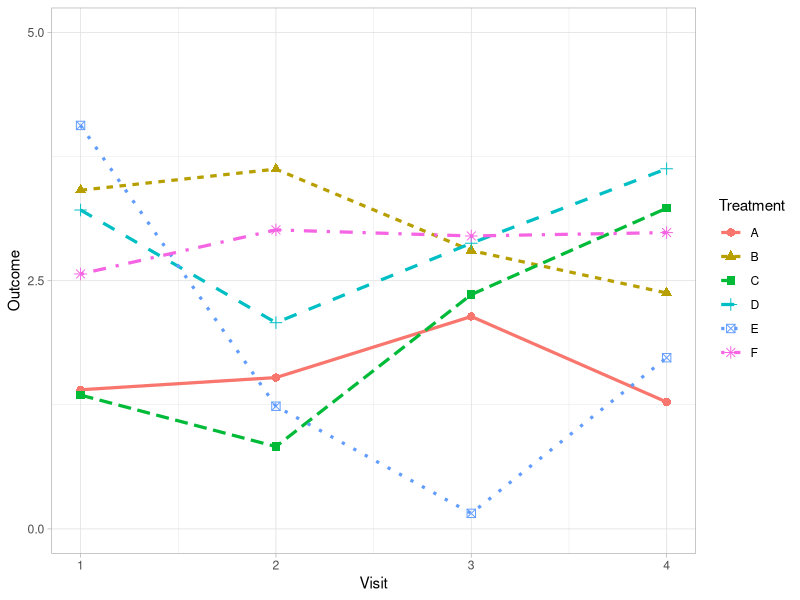
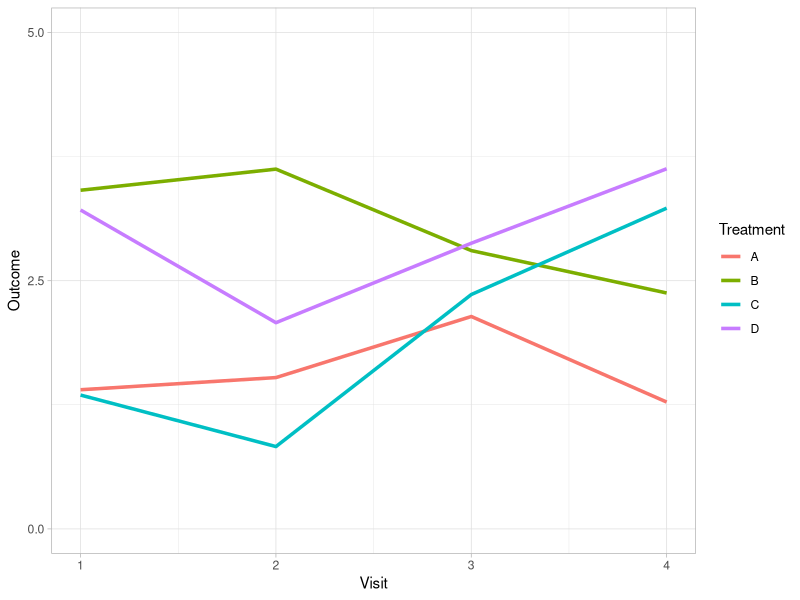
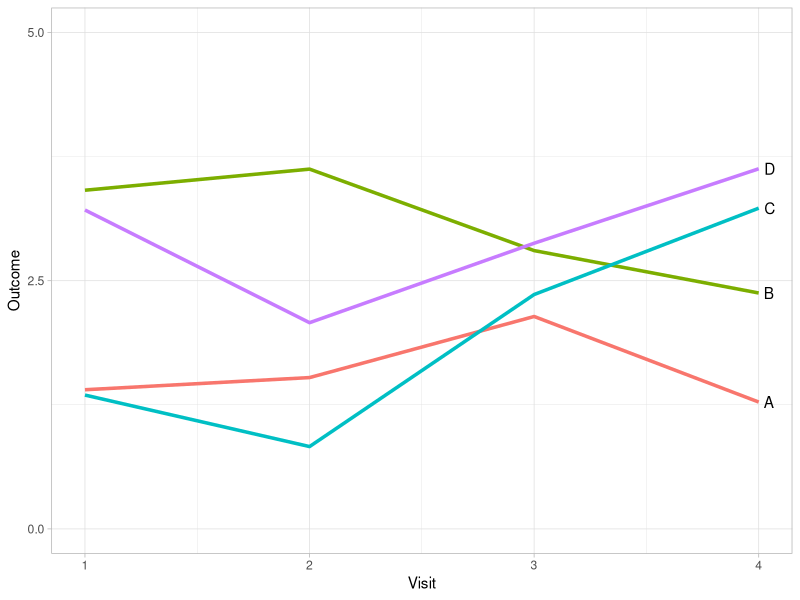
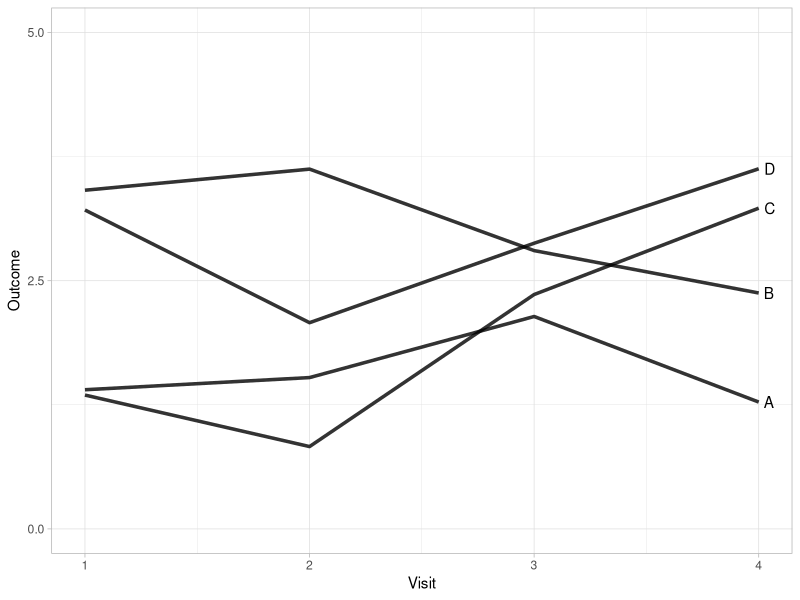
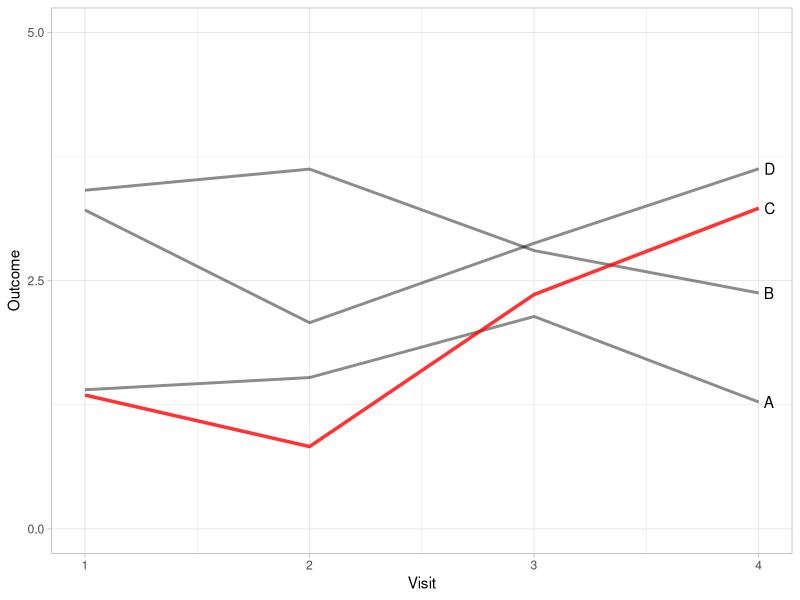
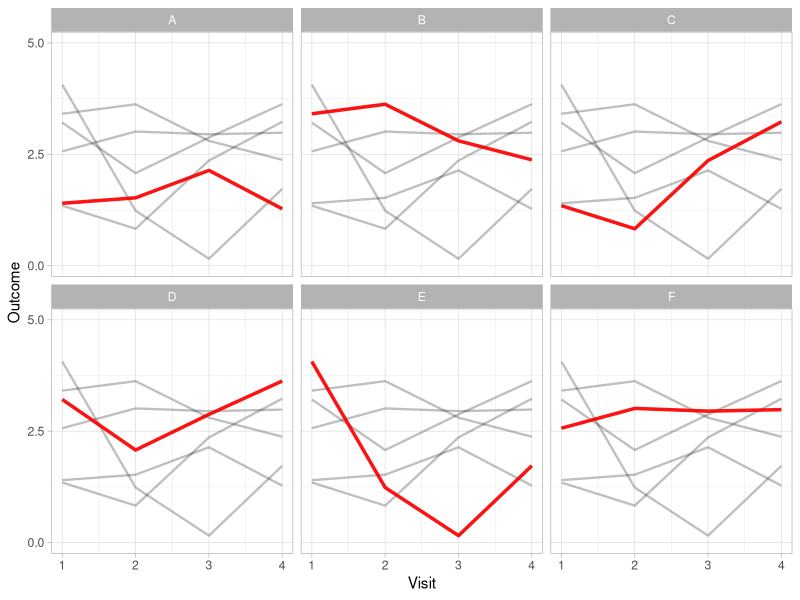

Recreate these plots in R, in order.
## ---- chunk 1
knitr::opts_chunk$set(echo = FALSE)

library(tidyverse)

# Set global theme
theme_set(theme_light())

# Set seed for reproducibility 
set.seed(65)

# Generate dummy data - TODO: refactor this step
# Treatment2 is added as a dummy variable to help with highlighting 
df <- data.frame(
  Treatment = rep(c("A", "B", "C", "D", "E", "F"),
                  each = 4),
  Treatment2 = rep(c("A", "B", "C", "D", "E", "F"),
                  each = 4),
  Visit = rep(c(1, 2, 3, 4), 6),
  Outcome = c(
    rnorm(4, 2, 0.5),
    rnorm(4, 3, 0.5),
    rnorm(4, 2, 1),
    rnorm(4, 3, 0.5),
    rnorm(4, 2.5, 1),
    rnorm(4, 3, 0.2)
  )
)
## ---- chunk 2

df %>% ggplot(aes(x = Visit, y = Outcome, group = Treatment, color = Treatment)) +
  geom_line(size = 1.1, aes(linetype = Treatment)) +
  geom_point(size = 2.5, aes(shape = Treatment)) +
  scale_x_continuous(limits = c(1, 4), breaks = c(1, 2, 3, 4)) +
  scale_y_continuous(limits = c(0, 5), breaks = c(0, 2.5, 5)) 

## ---- chunk 3

df %>% 
  filter(Treatment %in% c("A", "B", "C", "D")) %>%
  ggplot(aes(x = Visit, y = Outcome, group = Treatment, color = Treatment)) +
  geom_line(size = 1.2) +
  scale_x_continuous(limits = c(1, 4), breaks = c(1, 2, 3, 4)) +
  scale_y_continuous(limits = c(0, 5), breaks = c(0, 2.5, 5)) 

## ---- chunk 4

df %>% 
  filter(Treatment %in% c("A", "B", "C", "D")) %>%
  ggplot(aes(x = Visit, y = Outcome, group = Treatment, color = Treatment)) +
  geom_line(size = 1.2) +
  scale_x_continuous(limits = c(1, 4), breaks = c(1, 2, 3, 4)) +
  scale_y_continuous(limits = c(0, 5), breaks = c(0, 2.5, 5)) +
  geom_text(
    data = subset(df, Visit == "4" & (Treatment %in% c("A", "B", "C", "D"))),
    aes(label = Treatment),
    position = "nudge",
    hjust = -0.5,
    vjust = 0.5,
    color = "black"
  ) +
  theme(legend.position = "none")

## ---- chunk 5

df %>% 
  filter(Treatment %in% c("A", "B", "C", "D")) %>%
  ggplot(aes(x = Visit, y = Outcome, group = Treatment)) +
  geom_line(size = 1.2, colour = "#000000", alpha = 0.8) +
  scale_x_continuous(limits = c(1, 4), breaks = c(1, 2, 3, 4)) +
  scale_y_continuous(limits = c(0, 5), breaks = c(0, 2.5, 5)) +
  geom_text(
    data = subset(df, Visit == "4" & (Treatment %in% c("A", "B", "C", "D"))),
    aes(label = Treatment),
    position = "nudge",
    hjust = -0.5,
    vjust = 0.5,
    color = "black"
  ) +
  theme(legend.position = "none")

## ---- chunk 6

df %>% 
  filter(Treatment %in% c("A", "B", "D")) %>%
  ggplot(aes(x = Visit, y = Outcome, group = Treatment)) +
  geom_line(size = 1.0, colour = "#000000", alpha = 0.45) +
    geom_line(
    data = transform(df %>% filter(Treatment == "C")),
    aes(x = Visit, y = Outcome, group = Treatment2),
    size = 1.2,
    color = "red",
    alpha = 0.8
  ) +
  scale_x_continuous(limits = c(1, 4), breaks = c(1, 2, 3, 4)) +
  scale_y_continuous(limits = c(0, 5), breaks = c(0, 2.5, 5)) +
  geom_text(
    data = subset(df %>% filter(Visit == "4", Treatment %in% c("A", "B", "C", "D"))),
    aes(label = Treatment),
    position = "nudge",
    hjust = -0.5,
    vjust = 0.5,
    color = "black"
  ) +
  theme(legend.position = "none")

## ---- chunk 7

df %>% 
  ggplot(aes(x = Visit, y = Outcome, group = Treatment)) +
  geom_line(
    data = transform(df, Treatment = NULL),
    aes(x = Visit, y = Outcome, group = Treatment2),
    size = 0.8,
    color = "#000000",
    alpha = 0.25
  ) +
  geom_line(size = 1.2, color = "red", alpha = 0.9) +
  scale_x_continuous(limits = c(1, 4), breaks = c(1, 2, 3, 4)) +
  scale_y_continuous(limits = c(0, 5), breaks = c(0, 2.5, 5)) +
  facet_wrap( ~ Treatment) 

## ---- chunk 8
sessionInfo()
